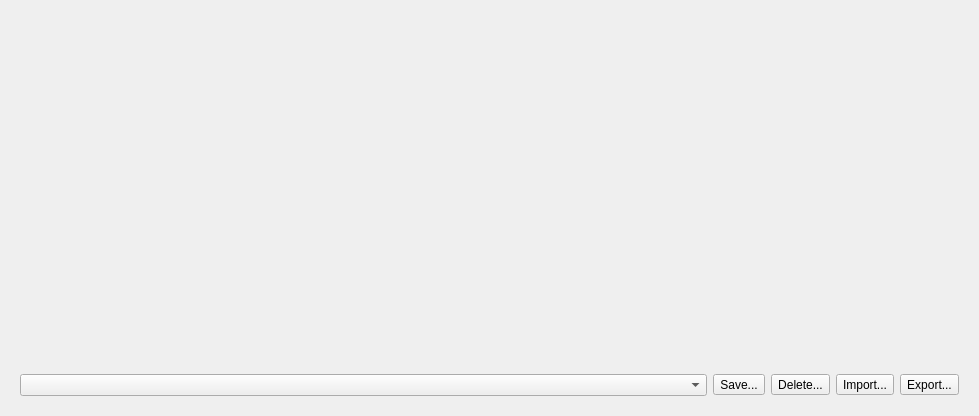
<?xml version="1.0" encoding="UTF-8"?>
<ui version="4.0">
 <class>swMinifigureBuilderWidget</class>
 <widget class="QWidget" name="swMinifigureBuilderWidget">
  <property name="whatsThis">
   <string>&lt;p&gt;&lt;b&gt;Minifigure Builder&lt;/b&gt;&lt;/p&gt;&lt;p&gt;Build a minifigure by choosing its pieces, colors, and pose. The preview updates as you make changes. Choose Add to Model to insert the minifigure into the current model.&lt;/p&gt;&lt;p&gt;Templates let you reuse a configuration. Saved, deleted, and imported templates are kept as soon as you change them.&lt;/p&gt;</string>
  </property>
  <property name="geometry">
   <rect>
    <x>0</x>
    <y>0</y>
    <width>979</width>
    <height>416</height>
   </rect>
  </property>
  <property name="windowTitle">
   <string>Minifigure Builder</string>
  </property>
  <layout class="QVBoxLayout" name="verticalLayout">
   <item>
    <widget class="QWidget" name="widget" native="true">
     <property name="whatsThis">
      <string>&lt;p&gt;&lt;b&gt;Minifigure Pieces&lt;/b&gt;&lt;/p&gt;&lt;p&gt;Each section has a piece selector and a color button. Some sections also have a rotation control in degrees. Choose None in a piece selector to omit that piece, the selector then shows the name of the section.&lt;/p&gt;</string>
     </property>
     <layout class="QGridLayout" name="MinifigureBuilderLayout"/>
    </widget>
   </item>
   <item>
    <widget class="QWidget" name="TemplateGroup">
     <property name="whatsThis">
      <string>&lt;p&gt;&lt;b&gt;Templates&lt;/b&gt;&lt;/p&gt;&lt;p&gt;Load a saved configuration of pieces, colors, and angles, or save the current configuration under a name. Choosing another template replaces the current preview configuration.&lt;/p&gt;&lt;p&gt;Changes to the preview are not saved as a template until you use Save. Saved, deleted and imported templates are kept right away.&lt;/p&gt;</string>
     </property>
     <property name="sizePolicy">
      <sizepolicy hsizetype="Preferred" vsizetype="Fixed">
       <horstretch>0</horstretch>
       <verstretch>0</verstretch>
      </sizepolicy>
     </property>
     <layout class="QHBoxLayout" name="horizontalLayout_2">
      <item>
       <widget class="QComboBox" name="TemplateComboBox">
        <property name="toolTip">
         <string>Load a saved configuration of pieces, colors, and angles.</string>
        </property>
        <property name="accessibleName">
         <string>Minifigure Template</string>
        </property>
        <property name="sizePolicy">
         <sizepolicy hsizetype="Expanding" vsizetype="Fixed">
          <horstretch>0</horstretch>
          <verstretch>0</verstretch>
         </sizepolicy>
        </property>
       </widget>
      </item>
      <item>
       <widget class="QToolButton" name="TemplateSaveButton">
        <property name="toolTip">
         <string>Save the current minifigure configuration as a named template.</string>
        </property>
        <property name="whatsThis">
         <string>&lt;p&gt;&lt;b&gt;Save Template&lt;/b&gt;&lt;/p&gt;&lt;p&gt;Enter a name for the current pieces, colors, and pose. Reusing an existing name asks before replacing that template. The Default template cannot be overwritten.&lt;/p&gt;</string>
        </property>
        <property name="text">
         <string>Save...</string>
        </property>
       </widget>
      </item>
      <item>
       <widget class="QToolButton" name="TemplateDeleteButton">
        <property name="toolTip">
         <string>Delete the selected saved template.</string>
        </property>
        <property name="whatsThis">
         <string>&lt;p&gt;&lt;b&gt;Delete Template&lt;/b&gt;&lt;/p&gt;&lt;p&gt;Remove the selected named template after confirmation. This does not remove pieces from the preview or an existing model. The Default template cannot be deleted.&lt;/p&gt;</string>
        </property>
        <property name="text">
         <string>Delete...</string>
        </property>
       </widget>
      </item>
      <item>
       <widget class="QToolButton" name="TemplateImportButton">
        <property name="toolTip">
         <string>Add templates from a .minifig file.</string>
        </property>
        <property name="whatsThis">
         <string>&lt;p&gt;&lt;b&gt;Import Templates&lt;/b&gt;&lt;/p&gt;&lt;p&gt;Add saved configurations from a .minifig file to the template collection. Existing template names are kept when the imported file contains the same names.&lt;/p&gt;</string>
        </property>
        <property name="text">
         <string>Import...</string>
        </property>
       </widget>
      </item>
      <item>
       <widget class="QToolButton" name="TemplateExportButton">
        <property name="toolTip">
         <string>Save the entire template collection to a .minifig file.</string>
        </property>
        <property name="whatsThis">
         <string>&lt;p&gt;&lt;b&gt;Export Templates&lt;/b&gt;&lt;/p&gt;&lt;p&gt;Write all templates to a .minifig file for backup or sharing. Export includes the entire collection, not just the selected template.&lt;/p&gt;</string>
        </property>
        <property name="text">
         <string>Export...</string>
        </property>
       </widget>
      </item>
     </layout>
    </widget>
   </item>
  </layout>
 </widget>
 <tabstops>
  <tabstop>TemplateComboBox</tabstop>
  <tabstop>TemplateSaveButton</tabstop>
  <tabstop>TemplateDeleteButton</tabstop>
 </tabstops>
 <resources/>
 <connections/>
</ui>
